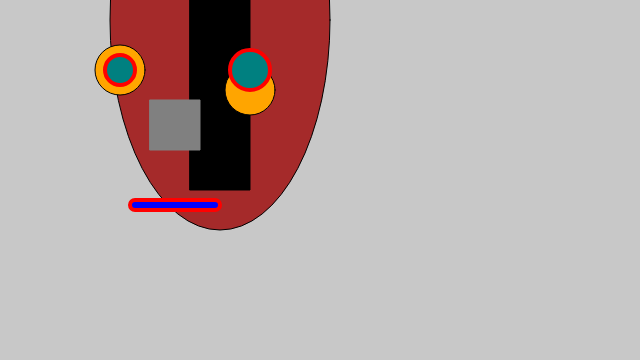
Frame 1 (no input)
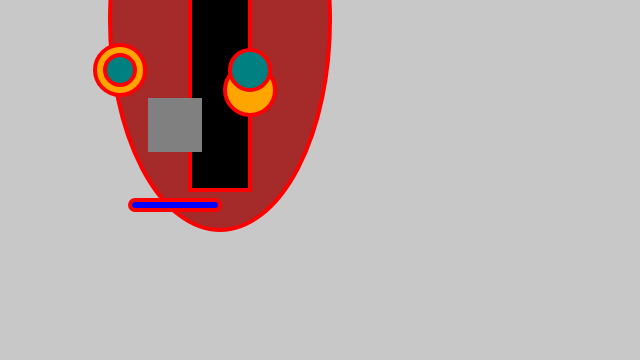
Frame 60 (no input)
Frame 120 (the mouse pressed at the canvas centre since frame 60): identical to frame 60, image omitted

The p5.js sketch that drew these frames (run headless with seeded random() and noise() and a simulated clock; from frame 60 on, the mouse is pressed at the canvas centre):

// p5.js sketch
// ── sketch.js
/*
Self Portrait 2 with Variables 
By Jordan Alexis 
MMP210
*/
function setup(){
    createCanvas (640, 360);
}

    var eyesize= 50;
    var faceColor = "brown"
    var puiplsize1= 40;
    var puiplsize2= 30;
    var facesize= 420;
    function draw(){
    background(200);
         
     //face
    rectMode(CENTER)
    fill(faceColor);
    ellipse (220, 20, 220, facesize);
    
    //stripe
    fill("black")
    rect(220, 20, 60, 340);
    
    
    //eyes
    fill("orange")
    ellipse(250, 90, eyesize);
    ellipse(120, 70, eyesize);
         
    //nose
    stroke("gray")
    fill("gray")
    rect(175, 125, 50, 50);
    
    //mouth
    stroke("red")
    strokeWeight(4);
    fill("blue")
    rect(175, 205, 90, 10, 10);
         
          //puipls
         fill("teal")
         ellipse(250, 70, puiplsize1);
         ellipse(120, 70, puiplsize2);
}
// ── main.css
body {
    font-family: "Courier New", Courier, monospace;
    margin-left: 150px;
    padding: 0;
}

#container {
    padding: 50px 0;
    width: 500px;
    margin: 0 auto;
}

.link {
    list-style: none;
    color: red;
    font-size: 2em;
}

.link a {
    color: orange;
}

a {
    color: yellow;
    transition: color 500ms
}

a:hover {
    color: gray
}

h1 {
    font-size: 40px;
}

* {
    margin: 0;
    padding: 0;
}

nav {
    text-align: center;
}

nav li {
    display: inline;
}

nav a {
    display: inline-block;
    padding: 5px;
    background-color: antiquewhite;
}

canvas {
    padding-left: 0;
    padding-right: 0;
    margin-left: auto;
    margin-right: auto;
    display: block;
    width: 800px;
}
